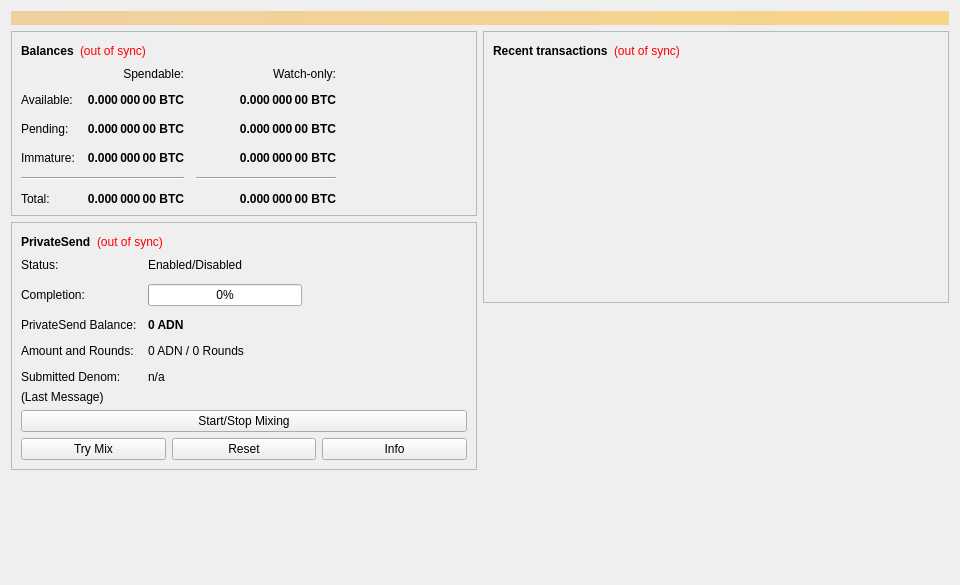
<?xml version="1.0" encoding="UTF-8"?>
<ui version="4.0">
 <class>OverviewPage</class>
 <widget class="QWidget" name="OverviewPage">
  <property name="geometry">
   <rect>
    <x>0</x>
    <y>0</y>
    <width>960</width>
    <height>585</height>
   </rect>
  </property>
  <property name="minimumSize">
   <size>
    <width>960</width>
    <height>0</height>
   </size>
  </property>
  <property name="windowTitle">
   <string>Form</string>
  </property>
  <layout class="QVBoxLayout" name="topLayout">
   <item>
    <widget class="QLabel" name="labelAlerts">
     <property name="visible">
      <bool>false</bool>
     </property>
     <property name="styleSheet">
      <string notr="true">background-color: qlineargradient(x1: 0, y1: 0, x2: 1, y2: 0, stop:0 #F0D0A0, stop:1 #F8D488); color:#000000;</string>
     </property>
     <property name="wordWrap">
      <bool>true</bool>
     </property>
     <property name="margin">
      <number>3</number>
     </property>
    </widget>
   </item>
   <item>
    <layout class="QHBoxLayout" name="horizontalLayout" stretch="1,1">
     <item>
      <layout class="QVBoxLayout" name="verticalLayout_2">
       <item>
        <widget class="QFrame" name="frame">
         <property name="frameShape">
          <enum>QFrame::StyledPanel</enum>
         </property>
         <property name="frameShadow">
          <enum>QFrame::Raised</enum>
         </property>
         <layout class="QVBoxLayout" name="verticalLayout_4">
          <item>
           <layout class="QHBoxLayout" name="horizontalLayout_4">
            <item>
             <widget class="QLabel" name="label_5">
              <property name="font">
               <font>
                <weight>75</weight>
                <bold>true</bold>
               </font>
              </property>
              <property name="text">
               <string>Balances</string>
              </property>
             </widget>
            </item>
            <item>
             <widget class="QLabel" name="labelWalletStatus">
              <property name="toolTip">
               <string>The displayed information may be out of date. Your wallet automatically synchronizes with the Adn network after a connection is established, but this process has not completed yet.</string>
              </property>
              <property name="styleSheet">
               <string notr="true">QLabel { color: red; }</string>
              </property>
              <property name="text">
               <string notr="true">(out of sync)</string>
              </property>
              <property name="alignment">
               <set>Qt::AlignLeading|Qt::AlignLeft|Qt::AlignVCenter</set>
              </property>
             </widget>
            </item>
            <item>
             <spacer name="horizontalSpacer_3">
              <property name="orientation">
               <enum>Qt::Horizontal</enum>
              </property>
              <property name="sizeHint" stdset="0">
               <size>
                <width>40</width>
                <height>20</height>
               </size>
              </property>
             </spacer>
            </item>
           </layout>
          </item>
          <item>
           <layout class="QGridLayout" name="gridLayout">
            <property name="spacing">
             <number>12</number>
            </property>
            <item row="2" column="2">
             <widget class="QLabel" name="labelWatchPending">
              <property name="font">
               <font>
                <weight>75</weight>
                <bold>true</bold>
               </font>
              </property>
              <property name="cursor">
               <cursorShape>IBeamCursor</cursorShape>
              </property>
              <property name="toolTip">
               <string>Unconfirmed transactions to watch-only addresses</string>
              </property>
              <property name="text">
               <string notr="true">0.000 000 00 BTC</string>
              </property>
              <property name="alignment">
               <set>Qt::AlignRight|Qt::AlignTrailing|Qt::AlignVCenter</set>
              </property>
              <property name="textInteractionFlags">
               <set>Qt::LinksAccessibleByMouse|Qt::TextSelectableByKeyboard|Qt::TextSelectableByMouse</set>
              </property>
             </widget>
            </item>
            <item row="2" column="1">
             <widget class="QLabel" name="labelUnconfirmed">
              <property name="font">
               <font>
                <weight>75</weight>
                <bold>true</bold>
               </font>
              </property>
              <property name="cursor">
               <cursorShape>IBeamCursor</cursorShape>
              </property>
              <property name="toolTip">
               <string>Total of transactions that have yet to be confirmed, and do not yet count toward the spendable balance</string>
              </property>
              <property name="text">
               <string notr="true">0.000 000 00 BTC</string>
              </property>
              <property name="alignment">
               <set>Qt::AlignRight|Qt::AlignTrailing|Qt::AlignVCenter</set>
              </property>
              <property name="textInteractionFlags">
               <set>Qt::LinksAccessibleByMouse|Qt::TextSelectableByKeyboard|Qt::TextSelectableByMouse</set>
              </property>
             </widget>
            </item>
            <item row="3" column="2">
             <widget class="QLabel" name="labelWatchImmature">
              <property name="font">
               <font>
                <weight>75</weight>
                <bold>true</bold>
               </font>
              </property>
              <property name="cursor">
               <cursorShape>IBeamCursor</cursorShape>
              </property>
              <property name="toolTip">
               <string>Mined balance in watch-only addresses that has not yet matured</string>
              </property>
              <property name="text">
               <string notr="true">0.000 000 00 BTC</string>
              </property>
              <property name="alignment">
               <set>Qt::AlignRight|Qt::AlignTrailing|Qt::AlignVCenter</set>
              </property>
              <property name="textInteractionFlags">
               <set>Qt::LinksAccessibleByMouse|Qt::TextSelectableByKeyboard|Qt::TextSelectableByMouse</set>
              </property>
             </widget>
            </item>
            <item row="4" column="0" colspan="2">
             <widget class="Line" name="lineSpendableBalance">
              <property name="orientation">
               <enum>Qt::Horizontal</enum>
              </property>
             </widget>
            </item>
            <item row="4" column="2">
             <widget class="Line" name="lineWatchBalance">
              <property name="sizePolicy">
               <sizepolicy hsizetype="Preferred" vsizetype="Fixed">
                <horstretch>0</horstretch>
                <verstretch>0</verstretch>
               </sizepolicy>
              </property>
              <property name="minimumSize">
               <size>
                <width>140</width>
                <height>0</height>
               </size>
              </property>
              <property name="orientation">
               <enum>Qt::Horizontal</enum>
              </property>
             </widget>
            </item>
            <item row="5" column="0">
             <widget class="QLabel" name="labelTotalText">
              <property name="text">
               <string>Total:</string>
              </property>
             </widget>
            </item>
            <item row="3" column="1">
             <widget class="QLabel" name="labelImmature">
              <property name="font">
               <font>
                <weight>75</weight>
                <bold>true</bold>
               </font>
              </property>
              <property name="cursor">
               <cursorShape>IBeamCursor</cursorShape>
              </property>
              <property name="toolTip">
               <string>Mined balance that has not yet matured</string>
              </property>
              <property name="text">
               <string notr="true">0.000 000 00 BTC</string>
              </property>
              <property name="alignment">
               <set>Qt::AlignRight|Qt::AlignTrailing|Qt::AlignVCenter</set>
              </property>
              <property name="textInteractionFlags">
               <set>Qt::LinksAccessibleByMouse|Qt::TextSelectableByKeyboard|Qt::TextSelectableByMouse</set>
              </property>
             </widget>
            </item>
            <item row="2" column="3">
             <spacer name="horizontalSpacer_2">
              <property name="orientation">
               <enum>Qt::Horizontal</enum>
              </property>
              <property name="sizeHint" stdset="0">
               <size>
                <width>40</width>
                <height>20</height>
               </size>
              </property>
             </spacer>
            </item>
            <item row="3" column="0">
             <widget class="QLabel" name="labelImmatureText">
              <property name="text">
               <string>Immature:</string>
              </property>
             </widget>
            </item>
            <item row="5" column="1">
             <widget class="QLabel" name="labelTotal">
              <property name="font">
               <font>
                <weight>75</weight>
                <bold>true</bold>
               </font>
              </property>
              <property name="cursor">
               <cursorShape>IBeamCursor</cursorShape>
              </property>
              <property name="toolTip">
               <string>Your current total balance</string>
              </property>
              <property name="text">
               <string notr="true">0.000 000 00 BTC</string>
              </property>
              <property name="alignment">
               <set>Qt::AlignRight|Qt::AlignTrailing|Qt::AlignVCenter</set>
              </property>
              <property name="textInteractionFlags">
               <set>Qt::LinksAccessibleByMouse|Qt::TextSelectableByKeyboard|Qt::TextSelectableByMouse</set>
              </property>
             </widget>
            </item>
            <item row="5" column="2">
             <widget class="QLabel" name="labelWatchTotal">
              <property name="font">
               <font>
                <weight>75</weight>
                <bold>true</bold>
               </font>
              </property>
              <property name="cursor">
               <cursorShape>IBeamCursor</cursorShape>
              </property>
              <property name="toolTip">
               <string>Current total balance in watch-only addresses</string>
              </property>
              <property name="text">
               <string notr="true">0.000 000 00 BTC</string>
              </property>
              <property name="alignment">
               <set>Qt::AlignRight|Qt::AlignTrailing|Qt::AlignVCenter</set>
              </property>
              <property name="textInteractionFlags">
               <set>Qt::LinksAccessibleByMouse|Qt::TextSelectableByKeyboard|Qt::TextSelectableByMouse</set>
              </property>
             </widget>
            </item>
            <item row="0" column="2">
             <widget class="QLabel" name="labelWatchonly">
              <property name="text">
               <string>Watch-only:</string>
              </property>
              <property name="alignment">
               <set>Qt::AlignRight|Qt::AlignTrailing|Qt::AlignVCenter</set>
              </property>
             </widget>
            </item>
            <item row="1" column="0">
             <widget class="QLabel" name="labelBalanceText">
              <property name="text">
               <string>Available:</string>
              </property>
             </widget>
            </item>
            <item row="1" column="1">
             <widget class="QLabel" name="labelBalance">
              <property name="font">
               <font>
                <weight>75</weight>
                <bold>true</bold>
               </font>
              </property>
              <property name="cursor">
               <cursorShape>IBeamCursor</cursorShape>
              </property>
              <property name="toolTip">
               <string>Your current spendable balance</string>
              </property>
              <property name="text">
               <string notr="true">0.000 000 00 BTC</string>
              </property>
              <property name="alignment">
               <set>Qt::AlignRight|Qt::AlignTrailing|Qt::AlignVCenter</set>
              </property>
              <property name="textInteractionFlags">
               <set>Qt::LinksAccessibleByMouse|Qt::TextSelectableByKeyboard|Qt::TextSelectableByMouse</set>
              </property>
             </widget>
            </item>
            <item row="1" column="2">
             <widget class="QLabel" name="labelWatchAvailable">
              <property name="font">
               <font>
                <weight>75</weight>
                <bold>true</bold>
               </font>
              </property>
              <property name="cursor">
               <cursorShape>IBeamCursor</cursorShape>
              </property>
              <property name="toolTip">
               <string>Your current balance in watch-only addresses</string>
              </property>
              <property name="text">
               <string notr="true">0.000 000 00 BTC</string>
              </property>
              <property name="alignment">
               <set>Qt::AlignRight|Qt::AlignTrailing|Qt::AlignVCenter</set>
              </property>
              <property name="textInteractionFlags">
               <set>Qt::LinksAccessibleByMouse|Qt::TextSelectableByKeyboard|Qt::TextSelectableByMouse</set>
              </property>
             </widget>
            </item>
            <item row="2" column="0">
             <widget class="QLabel" name="labelPendingText">
              <property name="text">
               <string>Pending:</string>
              </property>
             </widget>
            </item>
            <item row="0" column="1">
             <widget class="QLabel" name="labelSpendable">
              <property name="text">
               <string>Spendable:</string>
              </property>
              <property name="alignment">
               <set>Qt::AlignRight|Qt::AlignTrailing|Qt::AlignVCenter</set>
              </property>
             </widget>
            </item>
           </layout>
          </item>
         </layout>
        </widget>
       </item>
       <item>
        <widget class="QFrame" name="framePrivateSend">
         <property name="layoutDirection">
          <enum>Qt::LeftToRight</enum>
         </property>
         <property name="frameShape">
          <enum>QFrame::StyledPanel</enum>
         </property>
         <property name="frameShadow">
          <enum>QFrame::Raised</enum>
         </property>
         <layout class="QVBoxLayout" name="VerticalLayout_PS1">
          <item>
           <layout class="QHBoxLayout" name="horizontalLayout_5">
            <item>
             <widget class="QLabel" name="labelPrivateSendHeader">
              <property name="font">
               <font>
                <weight>75</weight>
                <bold>true</bold>
               </font>
              </property>
              <property name="text">
               <string>PrivateSend</string>
              </property>
             </widget>
            </item>
            <item>
             <widget class="QLabel" name="labelPrivateSendSyncStatus">
              <property name="toolTip">
               <string>The displayed information may be out of date. Your wallet automatically synchronizes with the Adn network after a connection is established, but this process has not completed yet.</string>
              </property>
              <property name="styleSheet">
               <string notr="true">QLabel { color: red; }</string>
              </property>
              <property name="text">
               <string notr="true">(out of sync)</string>
              </property>
              <property name="alignment">
               <set>Qt::AlignLeading|Qt::AlignLeft|Qt::AlignVCenter</set>
              </property>
             </widget>
            </item>
            <item>
             <spacer name="horizontalSpacer_4">
              <property name="orientation">
               <enum>Qt::Horizontal</enum>
              </property>
              <property name="sizeHint" stdset="0">
               <size>
                <width>40</width>
                <height>20</height>
               </size>
              </property>
             </spacer>
            </item>
           </layout>
          </item>
          <item>
           <layout class="QFormLayout" name="privateSendFormLayout">
            <property name="fieldGrowthPolicy">
             <enum>QFormLayout::AllNonFixedFieldsGrow</enum>
            </property>
            <property name="horizontalSpacing">
             <number>11</number>
            </property>
            <property name="verticalSpacing">
             <number>12</number>
            </property>
            <item row="0" column="0">
             <widget class="QLabel" name="labelPrivateSendEnabledText">
              <property name="text">
               <string>Status:</string>
              </property>
             </widget>
            </item>
            <item row="0" column="1">
             <widget class="QLabel" name="labelPrivateSendEnabled">
              <property name="text">
               <string>Enabled/Disabled</string>
              </property>
             </widget>
            </item>
            <item row="1" column="0">
             <widget class="QLabel" name="labelCompletitionText">
              <property name="text">
               <string>Completion:</string>
              </property>
             </widget>
            </item>
            <item row="1" column="1">
             <widget class="QProgressBar" name="privateSendProgress">
              <property name="maximumSize">
               <size>
                <width>154</width>
                <height>16777215</height>
               </size>
              </property>
              <property name="value">
               <number>0</number>
              </property>
             </widget>
            </item>
            <item row="2" column="0">
             <widget class="QLabel" name="labelAnonymizedText">
              <property name="text">
               <string>PrivateSend Balance:</string>
              </property>
             </widget>
            </item>
            <item row="2" column="1">
             <widget class="QLabel" name="labelAnonymized">
              <property name="font">
               <font>
                <weight>75</weight>
                <bold>true</bold>
               </font>
              </property>
              <property name="text">
               <string notr="true">0 ADN</string>
              </property>
             </widget>
            </item>
            <item row="3" column="0">
             <widget class="QLabel" name="labelAmountAndRoundsText">
              <property name="text">
               <string>Amount and Rounds:</string>
              </property>
             </widget>
            </item>
            <item row="3" column="1">
             <widget class="QLabel" name="labelAmountRounds">
              <property name="text">
               <string>0 ADN / 0 Rounds</string>
              </property>
             </widget>
            </item>
            <item row="4" column="0">
             <widget class="QLabel" name="labelSubmittedDenomText">
              <property name="text">
               <string>Submitted Denom:</string>
              </property>
             </widget>
            </item>
            <item row="4" column="1">
             <widget class="QLabel" name="labelSubmittedDenom">
              <property name="toolTip">
               <string>The denominations you submitted to the Masternode.&lt;br&gt;To mix, other users must submit the exact same denominations.</string>
              </property>
              <property name="text">
               <string>n/a</string>
              </property>
             </widget>
            </item>
           </layout>
          </item>
          <item>
           <layout class="QVBoxLayout" name="VerticalLayout_PS">
            <item>
             <widget class="QLabel" name="labelPrivateSendLastMessage">
              <property name="text">
               <string>(Last Message)</string>
              </property>
              <property name="alignment">
               <set>Qt::AlignLeading|Qt::AlignLeft|Qt::AlignTop</set>
              </property>
              <property name="wordWrap">
               <bool>true</bool>
              </property>
             </widget>
            </item>
            <item>
             <widget class="QPushButton" name="togglePrivateSend">
              <property name="sizePolicy">
               <sizepolicy hsizetype="MinimumExpanding" vsizetype="Fixed">
                <horstretch>0</horstretch>
                <verstretch>0</verstretch>
               </sizepolicy>
              </property>
              <property name="text">
               <string>Start/Stop Mixing</string>
              </property>
             </widget>
            </item>
            <item>
             <layout class="QHBoxLayout" name="horizontalLayout_debugbuttons">
              <item>
               <widget class="QPushButton" name="privateSendAuto">
                <property name="sizePolicy">
                 <sizepolicy hsizetype="MinimumExpanding" vsizetype="Fixed">
                  <horstretch>0</horstretch>
                  <verstretch>0</verstretch>
                 </sizepolicy>
                </property>
                <property name="toolTip">
                 <string>Try to manually submit a PrivateSend request.</string>
                </property>
                <property name="text">
                 <string>Try Mix</string>
                </property>
               </widget>
              </item>
              <item>
               <widget class="QPushButton" name="privateSendReset">
                <property name="sizePolicy">
                 <sizepolicy hsizetype="MinimumExpanding" vsizetype="Fixed">
                  <horstretch>0</horstretch>
                  <verstretch>0</verstretch>
                 </sizepolicy>
                </property>
                <property name="toolTip">
                 <string>Reset the current status of PrivateSend (can interrupt PrivateSend if it's in the process of Mixing, which can cost you money!)</string>
                </property>
                <property name="autoFillBackground">
                 <bool>false</bool>
                </property>
                <property name="text">
                 <string>Reset</string>
                </property>
               </widget>
              </item>
              <item>
               <widget class="QPushButton" name="privateSendInfo">
                <property name="sizePolicy">
                 <sizepolicy hsizetype="MinimumExpanding" vsizetype="Fixed">
                  <horstretch>0</horstretch>
                  <verstretch>0</verstretch>
                 </sizepolicy>
                </property>
                <property name="toolTip">
                 <string>Information about PrivateSend and Mixing</string>
                </property>
                <property name="text">
                 <string>Info</string>
                </property>
               </widget>
              </item>
             </layout>
            </item>
           </layout>
          </item>
         </layout>
        </widget>
       </item>
       <item>
        <spacer name="verticalSpacer">
         <property name="orientation">
          <enum>Qt::Vertical</enum>
         </property>
         <property name="sizeHint" stdset="0">
          <size>
           <width>20</width>
           <height>40</height>
          </size>
         </property>
        </spacer>
       </item>
      </layout>
     </item>
     <item>
      <layout class="QVBoxLayout" name="verticalLayout_3">
       <item>
        <widget class="QFrame" name="frame_2">
         <property name="frameShape">
          <enum>QFrame::StyledPanel</enum>
         </property>
         <property name="frameShadow">
          <enum>QFrame::Raised</enum>
         </property>
         <layout class="QVBoxLayout" name="verticalLayout">
          <item>
           <layout class="QHBoxLayout" name="horizontalLayout_2">
            <item>
             <widget class="QLabel" name="label_4">
              <property name="font">
               <font>
                <weight>75</weight>
                <bold>true</bold>
               </font>
              </property>
              <property name="text">
               <string>Recent transactions</string>
              </property>
             </widget>
            </item>
            <item>
             <widget class="QLabel" name="labelTransactionsStatus">
              <property name="toolTip">
               <string>The displayed information may be out of date. Your wallet automatically synchronizes with the Adn network after a connection is established, but this process has not completed yet.</string>
              </property>
              <property name="styleSheet">
               <string notr="true">QLabel { color: red; }</string>
              </property>
              <property name="text">
               <string notr="true">(out of sync)</string>
              </property>
              <property name="alignment">
               <set>Qt::AlignLeading|Qt::AlignLeft|Qt::AlignVCenter</set>
              </property>
             </widget>
            </item>
            <item>
             <spacer name="horizontalSpacer">
              <property name="orientation">
               <enum>Qt::Horizontal</enum>
              </property>
              <property name="sizeHint" stdset="0">
               <size>
                <width>40</width>
                <height>20</height>
               </size>
              </property>
             </spacer>
            </item>
           </layout>
          </item>
          <item>
           <widget class="QListView" name="listTransactions">
            <property name="styleSheet">
             <string notr="true">QListView { background: transparent; }</string>
            </property>
            <property name="frameShape">
             <enum>QFrame::NoFrame</enum>
            </property>
            <property name="verticalScrollBarPolicy">
             <enum>Qt::ScrollBarAlwaysOff</enum>
            </property>
            <property name="horizontalScrollBarPolicy">
             <enum>Qt::ScrollBarAlwaysOff</enum>
            </property>
            <property name="selectionMode">
             <enum>QAbstractItemView::NoSelection</enum>
            </property>
           </widget>
          </item>
         </layout>
        </widget>
       </item>
       <item>
        <spacer name="verticalSpacer_2">
         <property name="orientation">
          <enum>Qt::Vertical</enum>
         </property>
         <property name="sizeHint" stdset="0">
          <size>
           <width>20</width>
           <height>40</height>
          </size>
         </property>
        </spacer>
       </item>
      </layout>
     </item>
    </layout>
   </item>
  </layout>
 </widget>
 <resources/>
 <connections/>
</ui>
